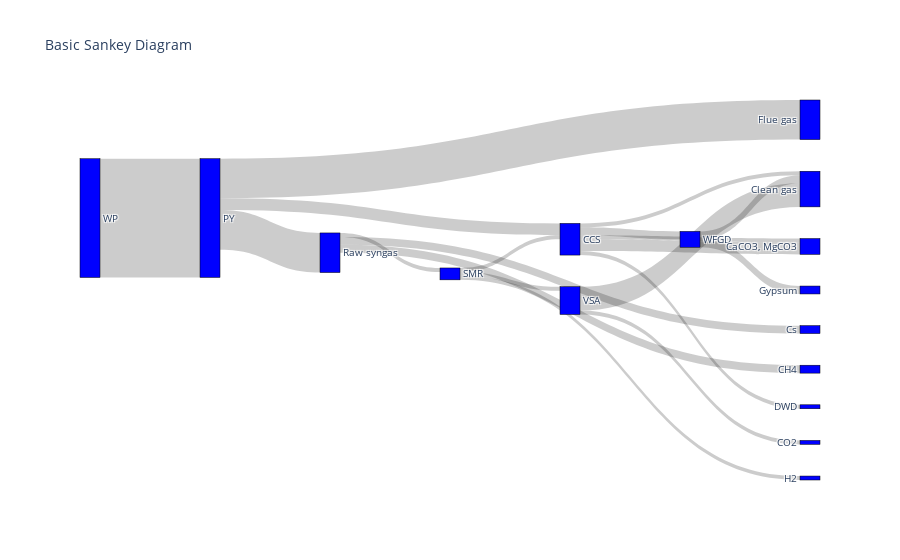

Write notebook code for a chart like this one.
### Code cell
import plotly.graph_objects as go

fig = go.Figure(data=[go.Sankey(
    node = dict(
      pad = 50,
      thickness = 20,
      line = dict(color = "black", width = 0.5),
      label = ["WP", "WS", "DW", 
               # 0    1     2
               "PY","SMR", "Distillation",
               # 3    4         5
               "DWD", "WFGD", "CCS", "VSA",
               # 6      7       8     9
               "Cs", "H2", "Gypsum", "Clean gas", "CaCO3, MgCO3", "CO2", "CH4",
               # 10    11      12        13             14         15     16
               "Flue gas", "Raw syngas"],
               # 17           18
      customdata = ["Marine waste plastic", "Waste seashell", "Desalination wastewater",
                    "Pyrolysis","SMR", "Distillation",
                    "DW Desulfurization", "WFGD Desulfurization",
                    "Cs", "H2", "Gypsum", "Clean gas", "CaCO3, MgCO3", "CO2", "CH4"],
      hovertemplate='Node %{customdata} has total value %{value}<extra></extra>',
      color = "blue"
    ),
    link = dict(
      source = [0,  3, 3,18,18,18, 4, 4, 4, 8, 8, 9, 9, 3, 8, 8, 8, 7, 7, 6, 6], # indices correspond to labels, eg A1, A2, A2, B1, ...
      target = [3, 18,17, 4,10,16, 8, 9,11,13,14,13,15, 8,14, 6, 7,13,12,13, 12],
      value =  [30,10,10, 1, 2, 2, 1, 1, 1, 1, 1, 6, 1, 3, 3, 1, 2, 2, 2],
      customdata = ["q","r","s","t","u","v"],
      hovertemplate='Link from node %{source.customdata}<br />'+
        'to node%{target.customdata}<br />has value %{value}'+
        '<br />and data %{customdata}<extra></extra>',
  ))])

fig.update_layout(title_text="Basic Sankey Diagram", font_size=10)
fig.show()

### Figure 1 — Plotly figure (JSON) as saved in the notebook; plotly's stock layout.template omitted (floating-point values rounded to 4 significant figures)
{"data": [{"link": {"customdata": ["q", "r", "s", "t", "u", "v"], "hovertemplate": "Link from node %{source.customdata}<br />to node%{target.customdata}<br />has value %{value}<br />and data %{customdata}<extra></extra>", "source": [0, 3, 3, 18, 18, 18, 4, 4, 4, 8, 8, 9, 9, 3, 8, 8, 8, 7, 7, 6, 6], "target": [3, 18, 17, 4, 10, 16, 8, 9, 11, 13, 14, 13, 15, 8, 14, 6, 7, 13, 12, 13, 12], "value": [30, 10, 10, 1, 2, 2, 1, 1, 1, 1, 1, 6, 1, 3, 3, 1, 2, 2, 2]}, "node": {"color": "blue", "customdata": ["Marine waste plastic", "Waste seashell", "Desalination wastewater", "Pyrolysis", "SMR", "Distillation", "DW Desulfurization", "WFGD Desulfurization", "Cs", "H2", "Gypsum", "Clean gas", "CaCO3, MgCO3", "CO2", "CH4"], "hovertemplate": "Node %{customdata} has total value %{value}<extra></extra>", "label": ["WP", "WS", "DW", "PY", "SMR", "Distillation", "DWD", "WFGD", "CCS", "VSA", "Cs", "H2", "Gypsum", "Clean gas", "CaCO3, MgCO3", "CO2", "CH4", "Flue gas", "Raw syngas"], "line": {"color": "black", "width": 0.5}, "pad": 50, "thickness": 20}, "type": "sankey"}], "layout": {"font": {"size": 10}, "title": {"text": "Basic Sankey Diagram"}}}
